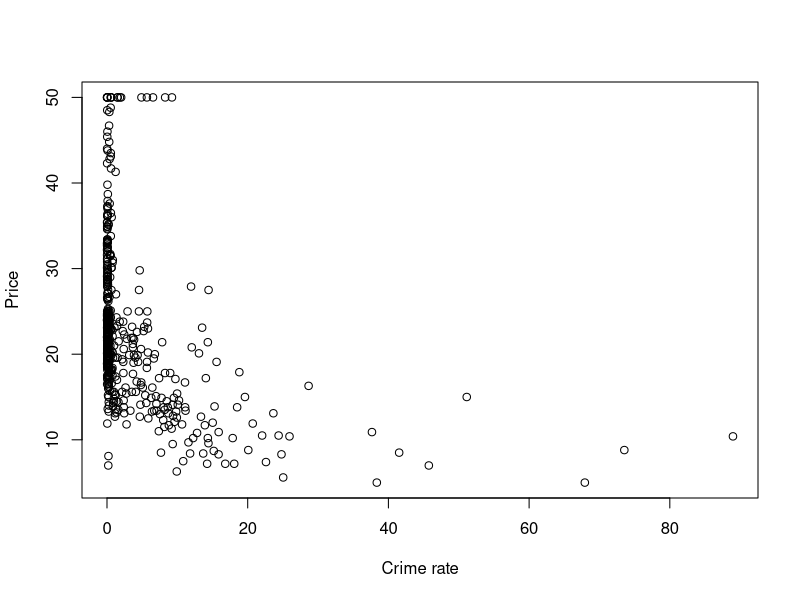
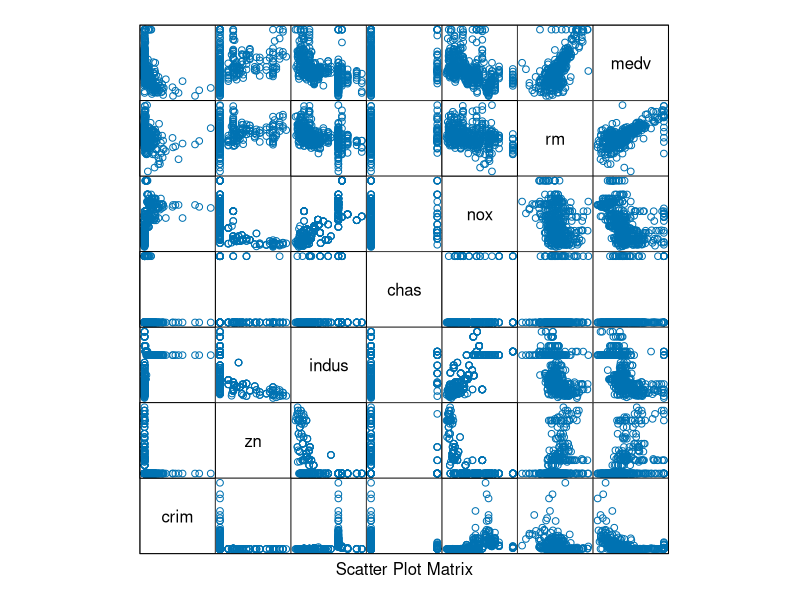
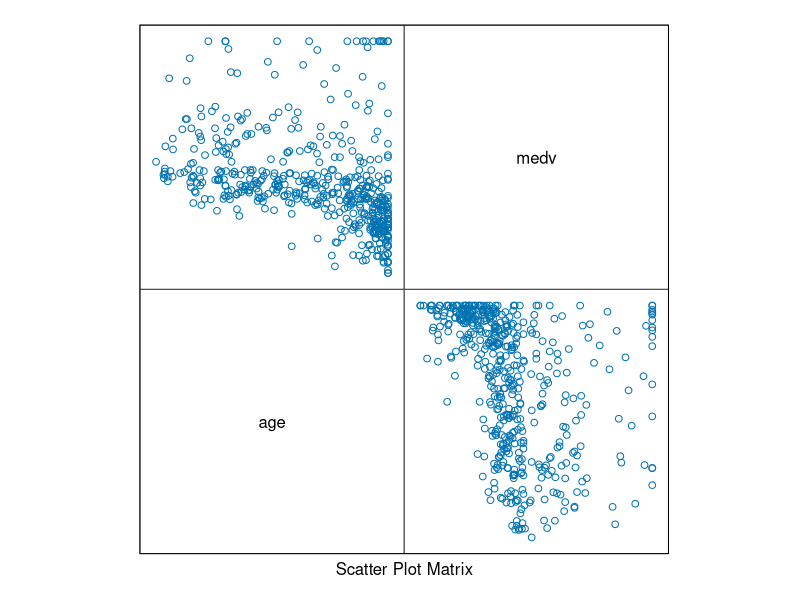
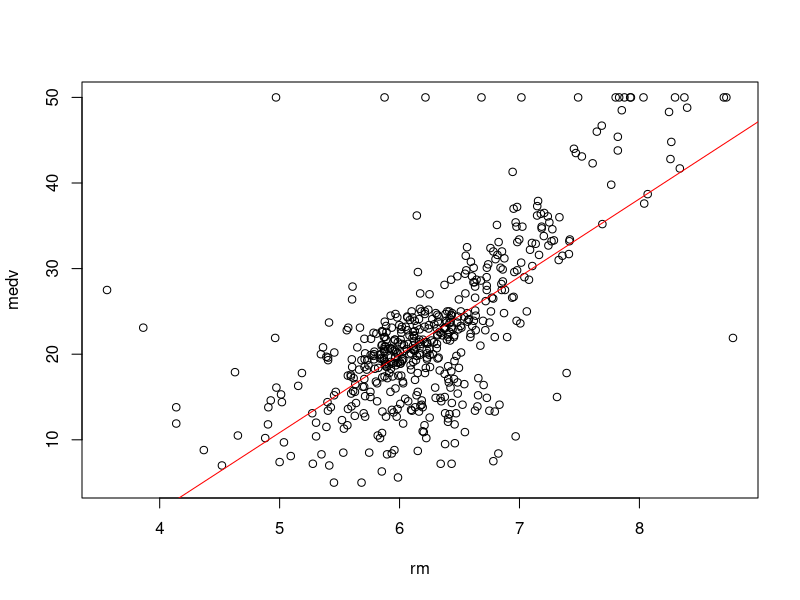
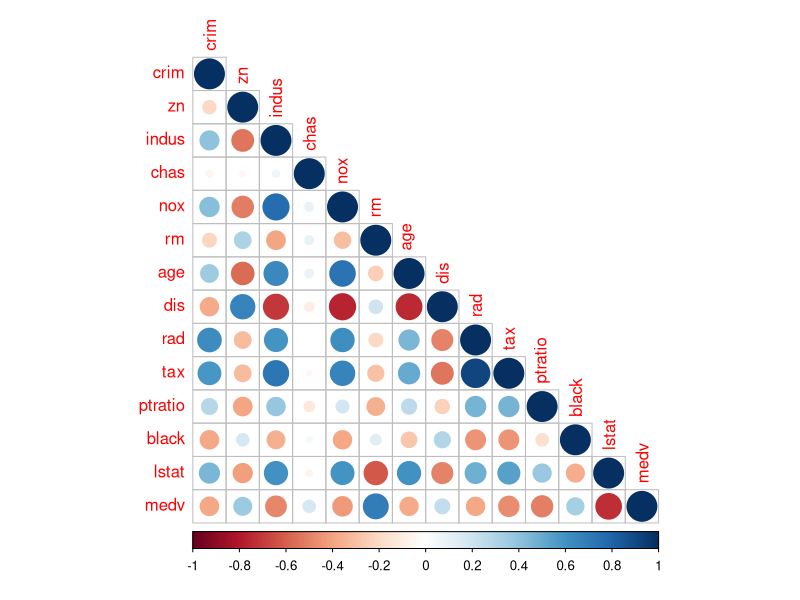
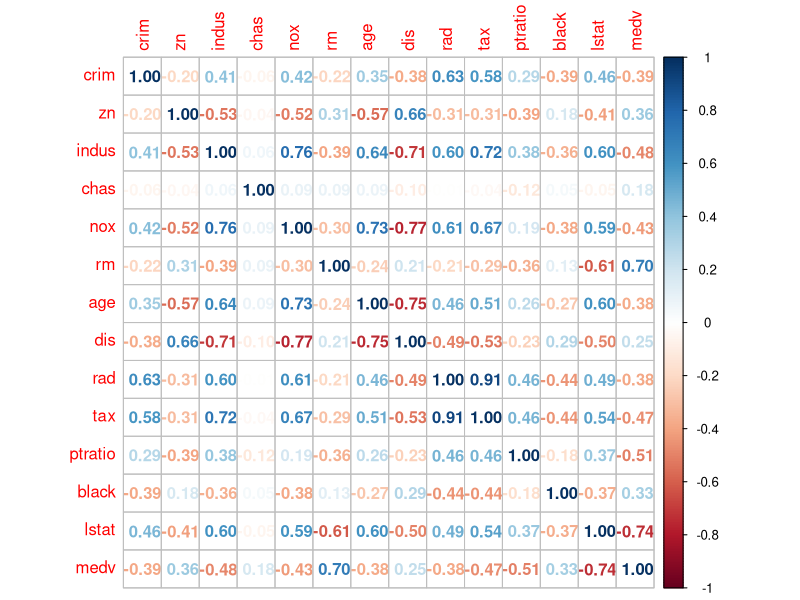

Source code (R) for these figures, in order: (Note: this script raises an error after producing the figures.)
#Load the data
library(MASS)#it contains data set boston
data("Boston")
View(Boston)


#For data description
?Boston

#Split
set.seed(2)
library(caTools) 
split<-sample.split(Boston$medv,SplitRatio = 0.7)
split

train<-subset(Boston,split=="T")
test<-subset(Boston,split=="F")

#To view the correlation of variable
plot(Boston$crim,Boston$medv,cev= 0.5,xlab = "Crime rate",ylab="Price")
cr<-cor(Boston)#corrletion of boston

#creating scatterplt matrix
attach(Boston)
library(lattice)
splom(~Boston[c(1:6,14)],groups=NULL,data=Boston,axis.line.tck=0,axis.text.alpha=0)
splom(~Boston[c(7,14)],groups=NULL,data=Boston,axis.line.tck=0,axis.text.alpha=0)

#studying rm and medv
plot(rm,medv)
abline(lm(medv~rm),col="red") #regression fit line

#we can use corplot to visualize
install.packages("corrplot")
library(corrplot)

corrplot(cr,type="lower")
corrplot(cr,method = "number")

#which are near to zero are negatively correlated

#finding multicollinearity
library(caret)

#to exclude medv(output)
Boston_a =subset(Boston,select = -c(medv))
numericData <- Boston_a[sapply(Boston_a,is.numeric)]
descrCoe<-cor(numericData)

#vif
install.packages("car")
library(car)
model<-lm(medv~.,data=train)
vif(model)

#now to create the model we will apply column
model<-lm(medv~.,data=train)
#model<-lm(medv~ crim+zn+....,data=train)
